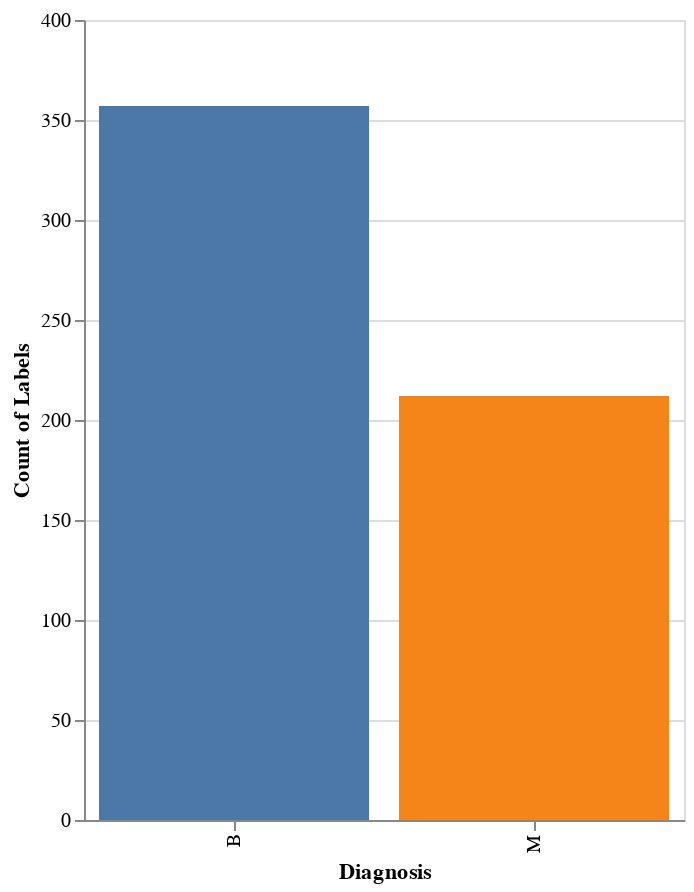

Notebook code for this chart:
### Markdown cell above
##### Basic EDA

### Code cell
# Get the total count of Malignant (cancerous) or Benign (non cancerous).
alt.Chart(df).mark_bar().encode(
    x=alt.Y('diagnosis:N', axis=alt.Axis(title='Diagnosis')),
    y=alt.X('count(diagnosis):Q', axis=alt.Axis(title='Count of Labels')),
    color=alt.Color('diagnosis:N', legend=None),
    tooltip=[alt.Tooltip('count(diagnosis)', title='Count')]
).properties(
    width=300, height=400
)

### Figure 1 — Vega-Lite specification as saved in the notebook (floating-point values rounded to 4 significant figures; data arrays with more than 128 entries replaced by an {"elided": "..."} marker saying what was removed)
{"config": {"view": {"continuousWidth": 400, "continuousHeight": 300}}, "data": {"name": "data-ed5d09f0d44d58da4f7887634301c046"}, "mark": "bar", "encoding": {"color": {"field": "diagnosis", "legend": null, "type": "nominal"}, "tooltip": [{"aggregate": "count", "field": "diagnosis", "title": "Count", "type": "nominal"}], "x": {"axis": {"title": "Diagnosis"}, "field": "diagnosis", "type": "nominal"}, "y": {"aggregate": "count", "axis": {"title": "Count of Labels"}, "field": "diagnosis", "type": "quantitative"}}, "height": 400, "width": 300, "$schema": "https://vega.github.io/schema/vega-lite/v4.17.0.json", "datasets": {"data-ed5d09f0d44d58da4f7887634301c046": {"elided": "569 records"}}}
